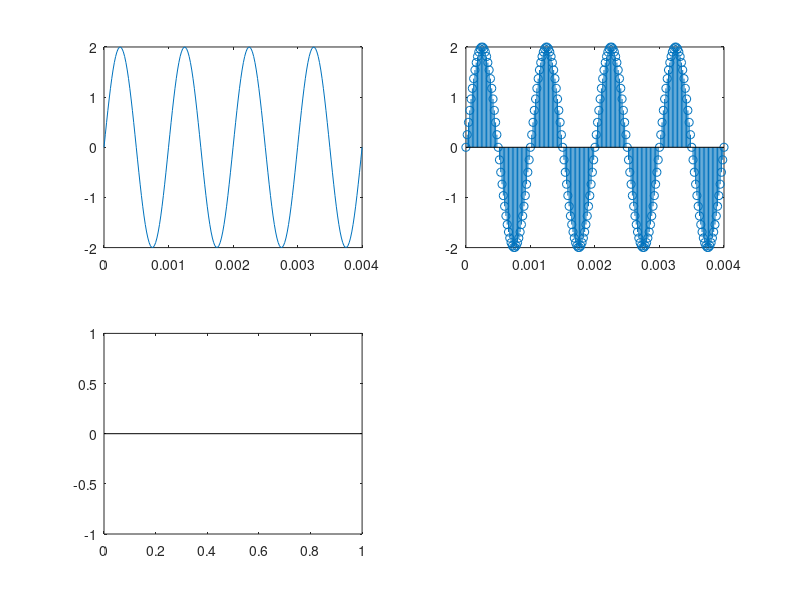

Reproduce this figure in MATLAB.
%%
Fs = 50000;
T = 1/Fs;
t = 0:T:0.004;
y =2* sin(2*pi*1000*t);
z = 5*y;
subplot(2,2,1);
plot(t,y);
subplot(2,2,2);
stem(t,y);
subplot(2,2,3);
plot(t,z);
%% unit sample sequence/impulse sequence
t = -5:1:5;
y = zeros(t);
y = (t==0);

stem(t,y);
grid on;
%% unit step sequence 
t = -5:1:5;
y = zeros(t);
y = (t>=0);
stem(t,y);

%% Unit ramp 
t = -5:1: 5;
ramp = (t.*(t>=0));
stem(t,ramp);

%% exponensial signal 
t = -5 :-5.7: 5;
a = -1;
expo =  exp(-t);
stem(t,expo);
